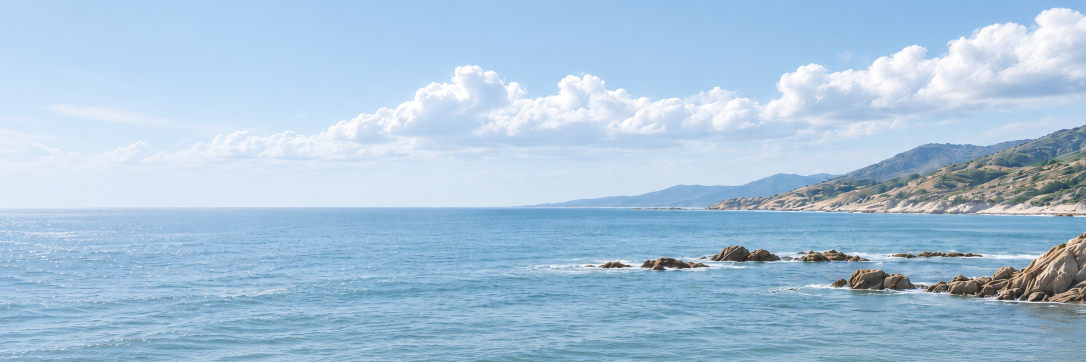
#> input picture src/assets/coast-header.png, 2172 x 724 px (shown at 1/2 size)
$ python make-wallpaper.py
#> lines starting #> are read from the running program, lines starting #| are printed output that depends on the picture
"""Make the soft wallpapers behind the glass chrome. Optional asset tool; needs Pillow.

python3 -B scripts/make-wallpaper.py
- src/assets/wallpaper.png: the coast banner as a blurred colour field (card style).
- src/assets/sky.png: a pale sky with drifting clouds (glass style), drawn procedurally.
Both are tiny and heavily blurred: browsers upscale them smoothly, so each costs a few KB.
"""
from pathlib import Path
import sys
import random
from PIL import Image, ImageDraw, ImageEnhance, ImageFilter

root = Path(__file__).resolve().parents[1]
out = root / 'src/assets/wallpaper.png'
photo = Image.open(root / 'src/assets/coast-header.png').convert('RGB')
#> photo is the input picture: PIL image 2172x724 RGB; mean R, G, B 167, 195.4, 218.9
# 16:10 crop centred on the horizon: sky above, sea below, the warm coast at the right.
w, h = photo.size
#> w = 2172; h = 724
crop_h = h
#> crop_h = 724
crop_w = min(w, round(crop_h * 1.6))
#> crop_w = 1158
left = w - crop_w
#> left = 1014
field = photo.crop((left, 0, left + crop_w, crop_h)).resize((64, 40), Image.LANCZOS)
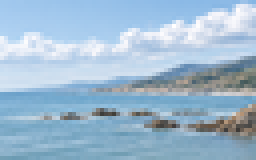
#> field: PIL image 64x40 RGB (shown 4 times larger); mean R, G, B 158.1, 185.9, 208.2
field = ImageEnhance.Color(field).enhance(1.35)
field = field.filter(ImageFilter.GaussianBlur(3.2))
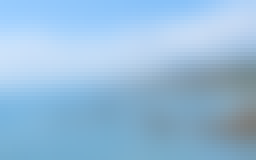
#> field: PIL image 64x40 RGB (shown 4 times larger); mean R, G, B 149.6, 187.3, 217.5
field.save(out, optimize=True)
print(out, field.size, out.stat().st_size, 'bytes')
#| src/assets/wallpaper.png (64, 40) 2059 bytes

# Sky: a vertical blue gradient, then soft white cloud banks; fixed seed keeps the asset stable.
W, H = 96, 60
sky = Image.new('RGB', (W, H))
#> sky: PIL image 96x60 RGB; every value is 0
top, bottom = (118, 168, 222), (214, 230, 245)
for y in range(H):
    t = y / (H - 1)
    sky.paste(tuple(round(a + (b - a) * t) for a, b in zip(top, bottom)), (0, y, W, y + 1))
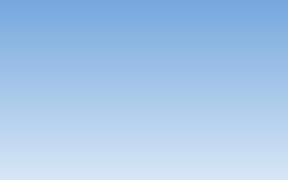
#> sky: PIL image 96x60 RGB (shown 3 times larger); mean R, G, B 166, 199, 233.5
clouds = Image.new('L', (W, H), 0)
#> clouds: PIL image 96x60 L; every value is 0
draw = ImageDraw.Draw(clouds)
rng = random.Random(7)
for _ in range(26):
    cx, cy = rng.uniform(-8, W + 8), rng.uniform(H * .25, H * 1.05)
    rx, ry = rng.uniform(8, 22), rng.uniform(3, 8)
    draw.ellipse((cx - rx, cy - ry, cx + rx, cy + ry), fill=rng.randint(120, 235))
clouds = clouds.filter(ImageFilter.GaussianBlur(4.5))
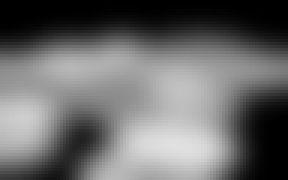
#> clouds: PIL image 96x60 L (shown 3 times larger); min 0, max 224, mean 105.3
sky = Image.composite(Image.new('RGB', (W, H), (250, 252, 255)), sky, clouds).filter(ImageFilter.GaussianBlur(1.2))
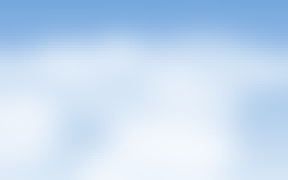
#> sky: PIL image 96x60 RGB (shown 3 times larger); mean R, G, B 197.1, 218.6, 241.5
sky_out = root / 'src/assets/sky.png'
sky.save(sky_out, optimize=True)
print(sky_out, sky.size, sky_out.stat().st_size, 'bytes')
#| src/assets/sky.png (96, 60) 3181 bytes
